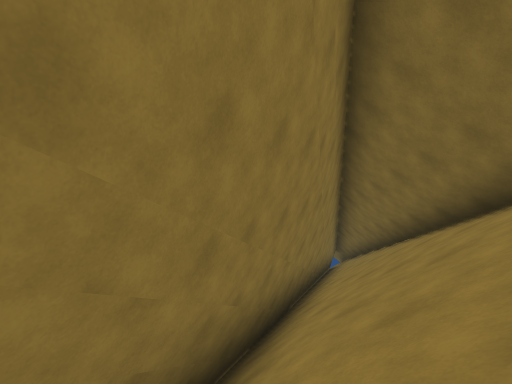
view 1 (above)

14 first-person views from a walk through a 3-D level made in the Unity game engine. The camera is 1.5 m above the floor, tilts 6° down and sees 85° across. The floor is counted in squares, 2 m on a side. Each view is taken from the middle of a square. On the plan, view 1 faces up. The plan holds only what a view shows up to about 10 squares ahead; the rest is blank. The place goes on beyond the plan. Some animated figures are not drawn.

view 2
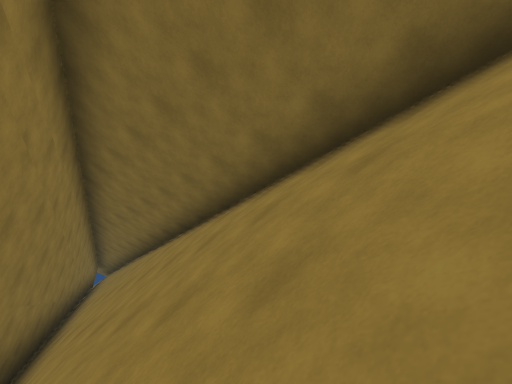

view 3
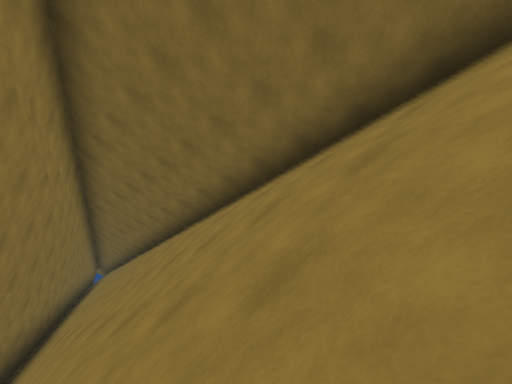

view 4
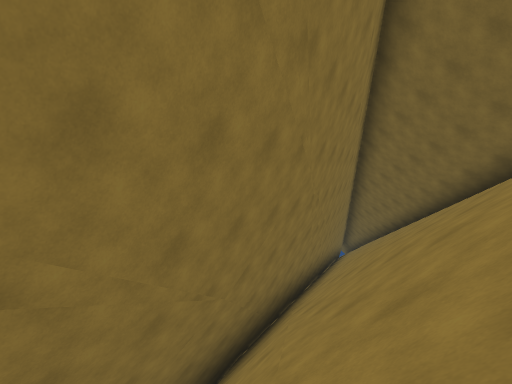

view 5
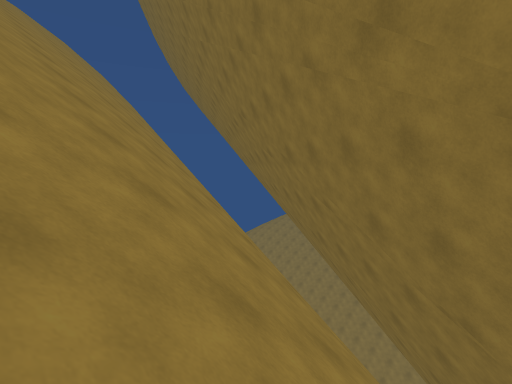

view 6
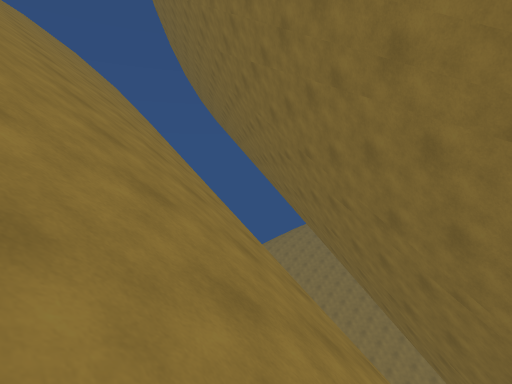

view 7
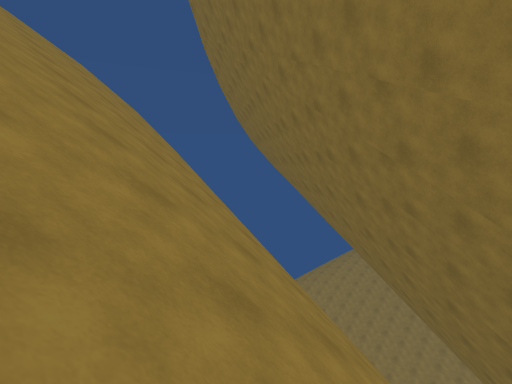

view 8
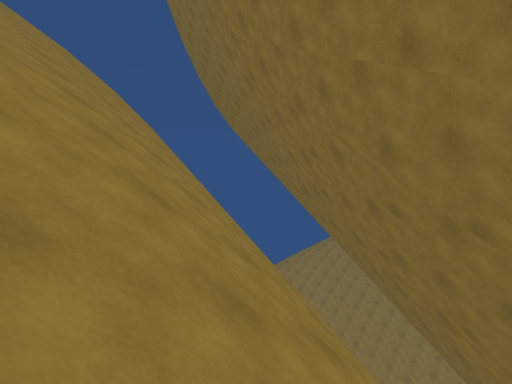

view 9
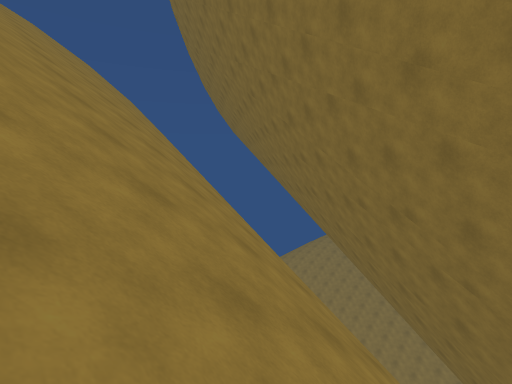

view 10
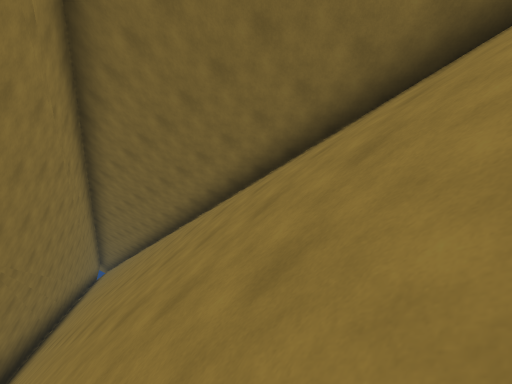

view 11
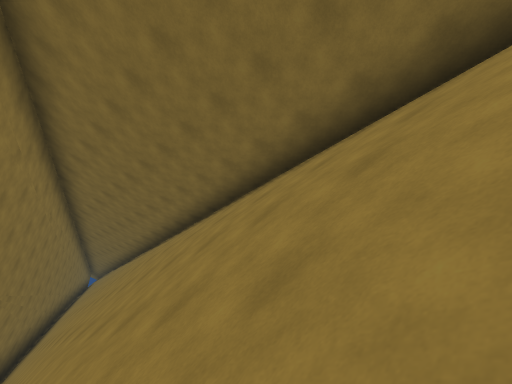

view 12
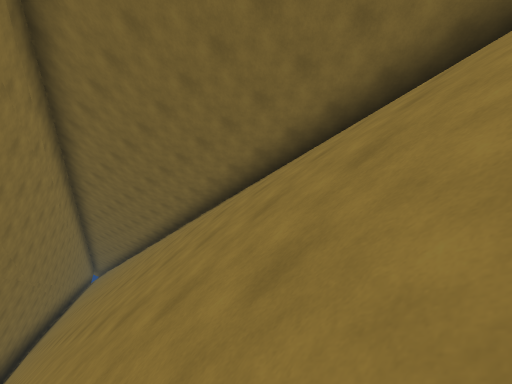

view 13
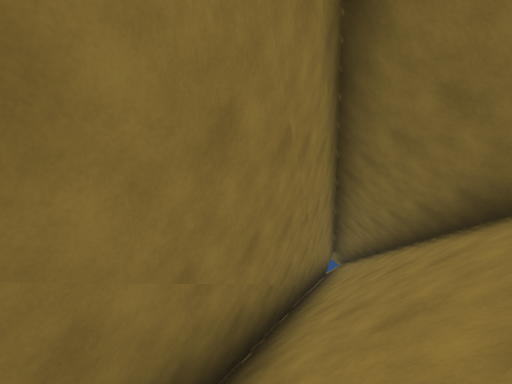

view 14
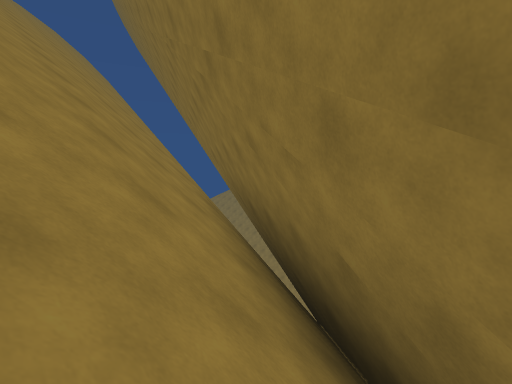

### Floor plan
Key: @ floor where view 1 was taken; # wall or solid block; / step, stairs or slope; v drop or lower ground.
Columns run from 9 left of view 1 to 4 right of it. Each row starts with its distance up from view 1.
 11            ###
 10            #/#
  9           ##/#
  8           #//#
  7           #//#
  6          ##//#
  5          #///#
  4         ##///#
  3         #////#
  2        ##///##
  1        #////##
  0        #/@//#
 -1       ##////#
 -2       #/////#
 -3      ##/////#
 -4      ##/////#
 -5      #v/////#
 -6     ##v/////#
 -7     #vv////##
 -8    ##v/////##
 -9    ##v/////#
-10    #vv/////#
-11   ##vv/////
-12   #vvv/////
-13   # vv/////
-14  ## v//////
-15  #v v//////
-16 ##  v////
-17 ## vv////
-18 #  vv////
-19    vv////
-20    v/////
-21     /////
-22      ///

Positions as (right, up) in squares from view 1, and headings:
1: (0, 0), facing up
2: (0, -2), facing up-right
3: (-1, -6), facing up-right
4: (-3, -8), facing up
5: (0, -4), facing down-left
6: (0, -6), facing down-left
7: (-1, -11), facing down-left
8: (-1, -9), facing down-left
9: (0, -8), facing down-left
10: (-2, -9), facing up-right
11: (-2, -12), facing up-right
12: (-3, -15), facing up-right
13: (1, 3), facing up
14: (1, 3), facing down-left
